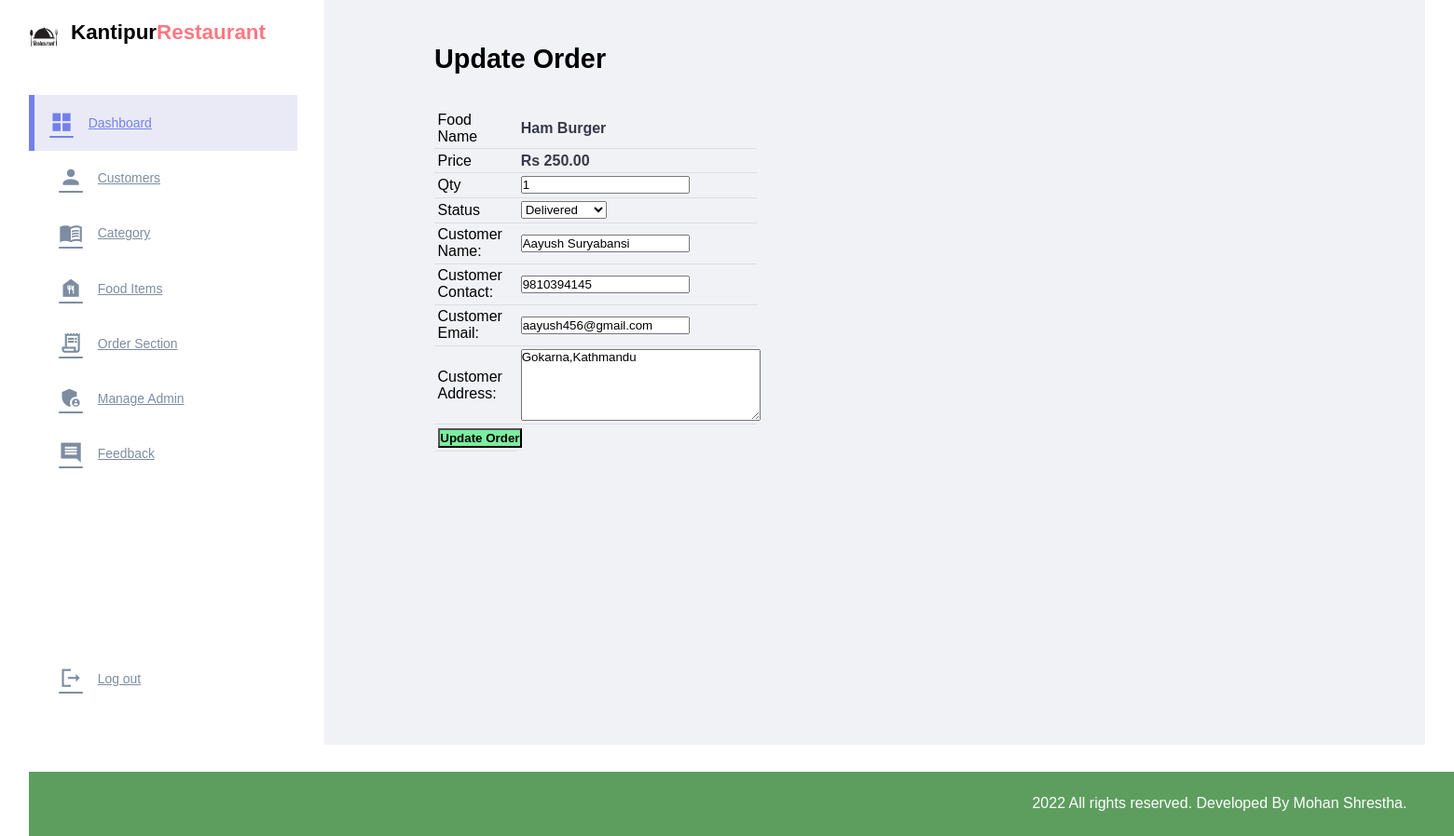
The app's page /admin/update-order.php?id=14 (signed in) with its own data.
### tables this page shows
CREATE TABLE `tbl_order` (
  `id` int(10) UNSIGNED NOT NULL,
  `food` varchar(150) NOT NULL,
  `price` decimal(10,2) NOT NULL,
  `qty` int(11) NOT NULL,
  `total` decimal(10,2) NOT NULL,
  `order_date` datetime NOT NULL,
  `status` varchar(50) NOT NULL,
  `customer_name` varchar(150) NOT NULL,
  `customer_contact` varchar(20) NOT NULL,
  `customer_email` varchar(150) NOT NULL,
  `customer_address` varchar(255) NOT NULL
);

### admin/update-order.php (the view, shortened to what this page needs)
<?php include('partials/menu.php'); ?>
<div class="main-content">
    <div class="wrapper">
        <h1>Update Order</h1>
        <br><br>
        <?php
            if(isset($_GET['id']))
            {
                $id=$_GET['id'];
                $sql = "SELECT * FROM tbl_order WHERE id=$id";
                $res = mysqli_query($conn, $sql);
                $count = mysqli_num_rows($res);
                if($count==1)
                {
                    $row=mysqli_fetch_assoc($res);
                    $food = $row['food'];
                    $price = $row['price'];
                    $qty = $row['qty'];
                    $status = $row['status'];
                    $customer_name = $row['customer_name'];
                    $customer_contact = $row['customer_contact'];
                    $customer_email = $row['customer_email'];
                    $customer_address= $row['customer_address'];
                }
                else
                {
                    header('location:'.ADMIN_URI.'admin/manage-order.php');
                }
            }
            else
            {
                header('location:'.ADMIN_URI.'admin/manage-order.php');
            }
        ?>
        <form action="" method="POST">
            <table class="tbl-30">
                <tr>
                    <td>Food Name</td>
                    <td><b> <?php echo $food; ?> </b></td>
                </tr>
                <tr>
                    <td>Price</td>
                    <td>
                        <b> Rs <?php echo $price; ?></b>
                    </td>
                </tr>
                <tr>
                    <td>Qty</td>
                    <td>
                        <input type="number" name="qty" value="<?php echo $qty; ?>">
                    </td>
                </tr>
                <tr>
                    <td>Status</td>
                    <td>
                        <select name="status">
                            <option <?php if($status=="Delivered"){echo "selected";} ?> value="Delivered">Delivered</option>
                        </select>
                    </td>
                </tr>
                <tr>
                    <td>Customer Name: </td>
                    <td>
                        <input type="text" name="customer_name" value="<?php echo $customer_name; ?>">
                    </td>
                </tr>
                <tr>
                    <td>Customer Contact: </td>
                    <td>
                        <input type="text" name="customer_contact" value="<?php echo $customer_contact; ?>">
                    </td>
                </tr>
                <tr>
                    <td>Customer Email: </td>
                    <td>
                        <input type="text" name="customer_email" value="<?php echo $customer_email; ?>">
                    </td>
                </tr>
                <tr>
                    <td>Customer Address: </td>
                    <td>
                        <textarea name="customer_address" cols="30" rows="5"><?php echo $customer_address; ?></textarea>
                    </td>
                </tr>
                <tr>
                    <td clospan="2">
                        <input type="submit" name="submit" value="Update Order" class="btn-secondary">
                    </td>
                </tr>
            </table>
        </form>
    </div>
</div>
<?php include('partials/footer.php'); ?>

### css/admin.css (style rules this page uses)
* { margin: 0; padding: 0; font-family: Arial, Helvetica, sans-serif; }
.wrapper { padding: 1%; width: 80%; margin: 0 auto; }
.tbl-30 { width: 30%; }
table { border-collapse: collapse; width: 100%; }
th, td { padding: 8px; text-align: left; border-bottom: 1px solid #ddd; }
table tr td { padding: 1%; }
.btn-secondary { background-color: #7bed9f; padding: 1%; color: black; text-decoration: none; font-weight: bold; }
.main-content { background-color: #f1f2f6; padding: 3% 0; }
:root { --color-primary:#7380ec; --color-danger: #ff7782; --color-success: #41f1b6; --color-warning: #ffbb55; --color-white: #fff; --color-info-dark: #7d8da1; --color-info-light: #dce1eb; --color-dark: #363949; --color-light: rgba(132, 139, 200, 0.18); --color-primary-variant: #111e88; --color-dark-variant: #677483; --color-background: #f6f6f9; --card-border-radius: 2rem; --border-radius-1: 0.4rem; --border-radius-2: 0.8rem; --border-radius-3: 1.2rem; --card-padding: 1.8rem; --padding-1: 1.2rem; --box-shadow: 0 2rem 3rem var(--color-light); }
h1 { font-weight: 800; font-size: 1.8rem; }
b { color: var(--color-dark); }

### records on screen
tbl_order: food "Ham Burger", price "250.00", qty "1", status "Delivered", customer_name "Aayush Suryabansi", customer_contact "9810394145", customer_email "aayush456@gmail.com", customer_address "Gokarna,Kathmandu"
